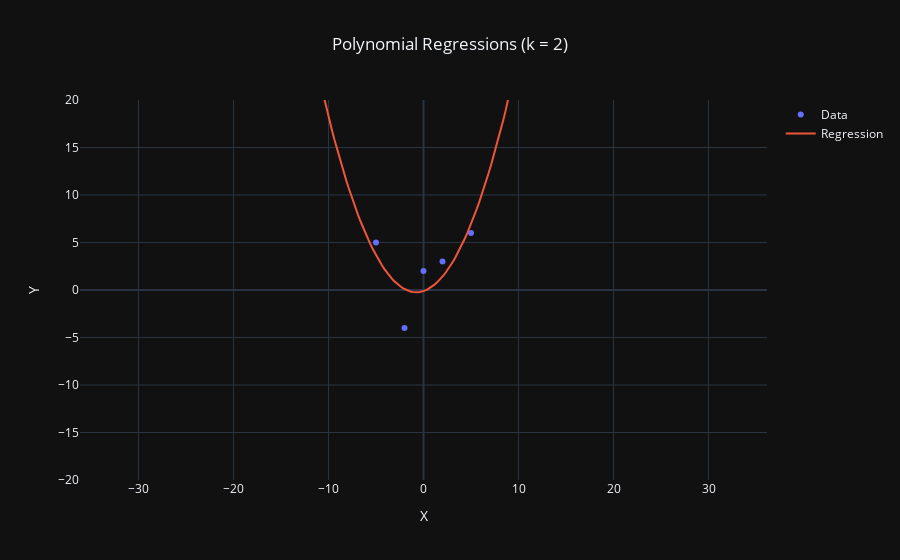

Notebook code for this chart:
### Code cell
from plotly.graph_objs.layout import XAxis, YAxis, Title

x, y = S.T

data_plot = go.Scatter(x=x, y=y, mode='markers', name='Data')
poly_curve = construct_poly_curve(alpha, name=f'Regression', x_lims=(-100, +100))

layout = go.Layout(
    title=Title(text=f'Polynomial Regressions (k = {k})', x=0.5),
    xaxis=XAxis(title='X', range=[-10, 10]),
    yaxis=YAxis(title='Y', range=[-20, 20], scaleanchor='x', scaleratio=1)
)

fig = go.Figure(data=[data_plot, poly_curve], layout=layout)
fig.show()

### Figure 1 — Plotly figure (JSON) as saved in the notebook; plotly's stock layout.template omitted (floating-point values rounded to 4 significant figures; data arrays with more than 128 entries replaced by an {"elided": "..."} marker saying what was removed)
{"data": [{"mode": "markers", "name": "Data", "x": [-2, 0, 2, 5, -5], "y": [-4, 2, 3, 6, 5], "type": "scatter"}, {"mode": "lines", "name": "Regression", "x": {"elided": "800 float values"}, "y": {"elided": "800 float values"}, "type": "scatter"}], "layout": {"title": {"text": "Polynomial Regressions (k = 2)", "x": 0.5}, "xaxis": {"range": [-10, 10], "title": {"text": "X"}}, "yaxis": {"range": [-20, 20], "scaleanchor": "x", "scaleratio": 1, "title": {"text": "Y"}}}}
